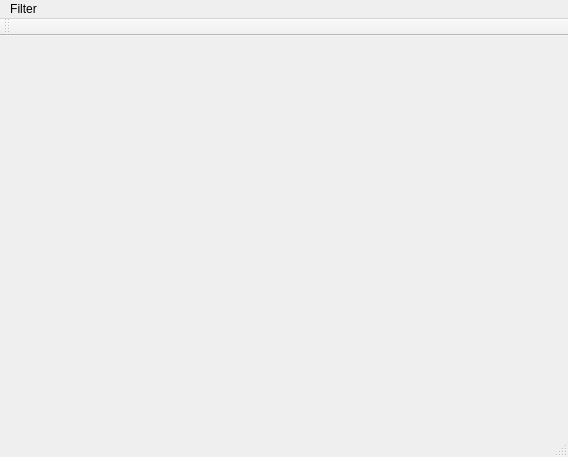
<?xml version="1.0" encoding="UTF-8"?>
<ui version="4.0">
 <class>MainWindow</class>
 <widget class="QMainWindow" name="MainWindow">
  <property name="geometry">
   <rect>
    <x>0</x>
    <y>0</y>
    <width>568</width>
    <height>457</height>
   </rect>
  </property>
  <property name="windowTitle">
   <string>MainWindow</string>
  </property>
  <widget class="QWidget" name="centralWidget"/>
  <widget class="QMenuBar" name="menuBar">
   <property name="geometry">
    <rect>
     <x>0</x>
     <y>0</y>
     <width>568</width>
     <height>23</height>
    </rect>
   </property>
   <widget class="QMenu" name="menuFilter">
    <property name="title">
     <string>Filter</string>
    </property>
    <addaction name="actionMedian_Filter"/>
    <addaction name="actionAverage_Filter"/>
    <addaction name="actionGauss_Filter"/>
    <addaction name="actionFourier_Transformation"/>
   </widget>
   <addaction name="menuFilter"/>
  </widget>
  <widget class="QToolBar" name="mainToolBar">
   <attribute name="toolBarArea">
    <enum>TopToolBarArea</enum>
   </attribute>
   <attribute name="toolBarBreak">
    <bool>false</bool>
   </attribute>
  </widget>
  <widget class="QStatusBar" name="statusBar"/>
  <action name="actionMedian_Filter">
   <property name="text">
    <string>Median Filter</string>
   </property>
  </action>
  <action name="actionAverage_Filter">
   <property name="text">
    <string>Average Filter</string>
   </property>
  </action>
  <action name="actionGauss_Filter">
   <property name="text">
    <string>Gauss Filter</string>
   </property>
  </action>
  <action name="actionFourier_Transformation">
   <property name="text">
    <string>Fourier Transformation</string>
   </property>
  </action>
 </widget>
 <layoutdefault spacing="6" margin="11"/>
 <resources/>
 <connections/>
</ui>
